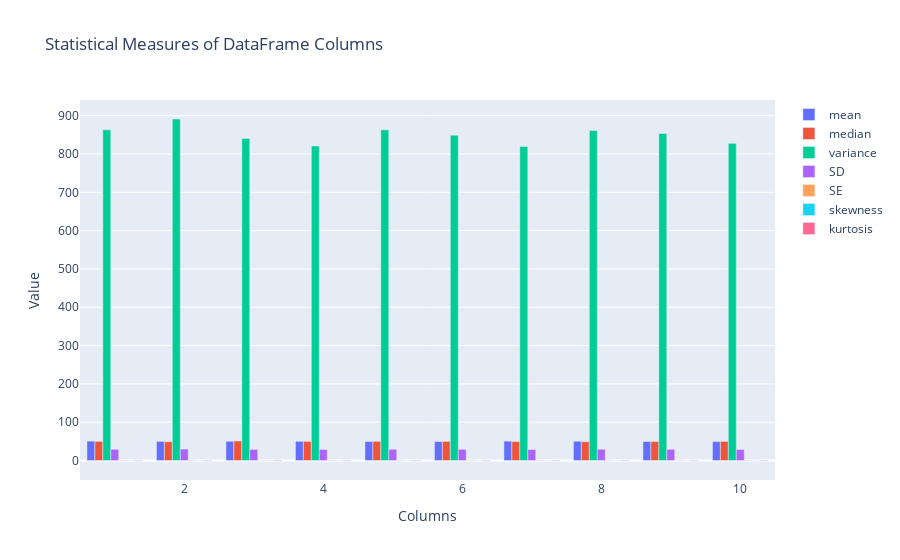

The notebook cell this image was saved under:
### Code cell
gather_statistics_plotly(new_nested_dict)

### Figure 1 — Plotly figure (JSON) as saved in the notebook; plotly's stock layout.template omitted (floating-point values rounded to 4 significant figures)
{"data": [{"name": "mean", "type": "bar", "x": [1, 2, 3, 4, 5, 6, 7, 8, 9, 10], "y": [50.7, 49.95, 50.32, 50.11, 49.65, 49.53, 50.68, 50.33, 49.55, 49.36]}, {"name": "median", "type": "bar", "x": [1, 2, 3, 4, 5, 6, 7, 8, 9, 10], "y": [50, 49, 51, 50, 50, 50, 49.5, 49, 49.5, 50]}, {"name": "variance", "type": "bar", "x": [1, 2, 3, 4, 5, 6, 7, 8, 9, 10], "y": [863.1, 891.3, 840.7, 820.8, 863.0, 849.1, 819.7, 861.2, 853.4, 827.7]}, {"name": "SD", "type": "bar", "x": [1, 2, 3, 4, 5, 6, 7, 8, 9, 10], "y": [29.38, 29.86, 28.99, 28.65, 29.38, 29.14, 28.63, 29.35, 29.21, 28.77]}, {"name": "SE", "type": "bar", "x": [1, 2, 3, 4, 5, 6, 7, 8, 9, 10], "y": [0.929, 0.944, 0.917, 0.906, 0.929, 0.921, 0.905, 0.928, 0.924, 0.91]}, {"name": "skewness", "type": "bar", "x": [1, 2, 3, 4, 5, 6, 7, 8, 9, 10], "y": [-0.035, 0.026, -0.068, -0.071, 0.01, -0.026, -0.015, -0.003, 0.029, 0.013]}, {"name": "kurtosis", "type": "bar", "x": [1, 2, 3, 4, 5, 6, 7, 8, 9, 10], "y": [-1.197, -1.243, -1.233, -1.169, -1.193, -1.193, -1.18, -1.258, -1.234, -1.163]}], "layout": {"barmode": "group", "title": {"text": "Statistical Measures of DataFrame Columns"}, "xaxis": {"title": {"text": "Columns"}}, "yaxis": {"title": {"text": "Value"}}}}
